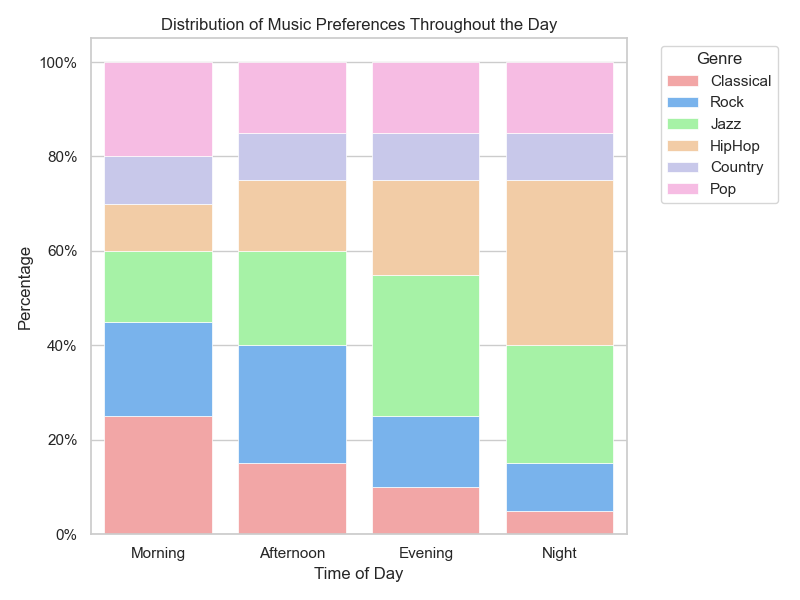

Here is the Python script that generated this plot:

import pandas as pd
import seaborn as sns
import matplotlib.pyplot as plt
from matplotlib.ticker import PercentFormatter

# Data
data = {
    'Topic': ['Morning', 'Afternoon', 'Evening', 'Night'],
    'Classical': [25, 15, 10, 5],
    'Rock': [20, 25, 15, 10],
    'Jazz': [15, 20, 30, 25],
    'HipHop': [10, 15, 20, 35],
    'Country': [10, 10, 10, 10],
    'Pop': [20, 15, 15, 15]
}

# Convert dictionary to DataFrame
df = pd.DataFrame(data)

# Calculate the percentage
df.set_index('Topic', inplace=True)
df_percentage = df.divide(df.sum(axis=1), axis=0) * 100

# Start a figure with seaborn style
plt.figure(figsize=(8, 6))
sns.set_theme(style="whitegrid")

# Create a color map
colors = ["#ff9999", "#66b3ff", "#99ff99", "#ffcc99", "#c2c2f0", "#ffb3e6"]

# Starting position
bar_start = pd.Series([0.0, 0.0, 0.0, 0.0], index=df.index)

for col, color in zip(df.columns, colors):
    # Plot each category stack
    sns.barplot(
        x=df_percentage.index,
        y=df_percentage[col],
        color=color,
        label=col,
        bottom=bar_start,
        ci=None,
        linewidth=0.5
    )
    # Add the values to the starting position
    bar_start += df_percentage[col]

# Customizations
plt.ylabel('Percentage')
plt.xlabel('Time of Day')
plt.title('Distribution of Music Preferences Throughout the Day')
plt.xticks(rotation=0)
plt.legend(title='Genre', bbox_to_anchor=(1.05, 1), loc='upper left')

# Convert y-axis labels to percentage
plt.gca().yaxis.set_major_formatter(PercentFormatter())

# Show the plot
plt.tight_layout()
plt.show()
